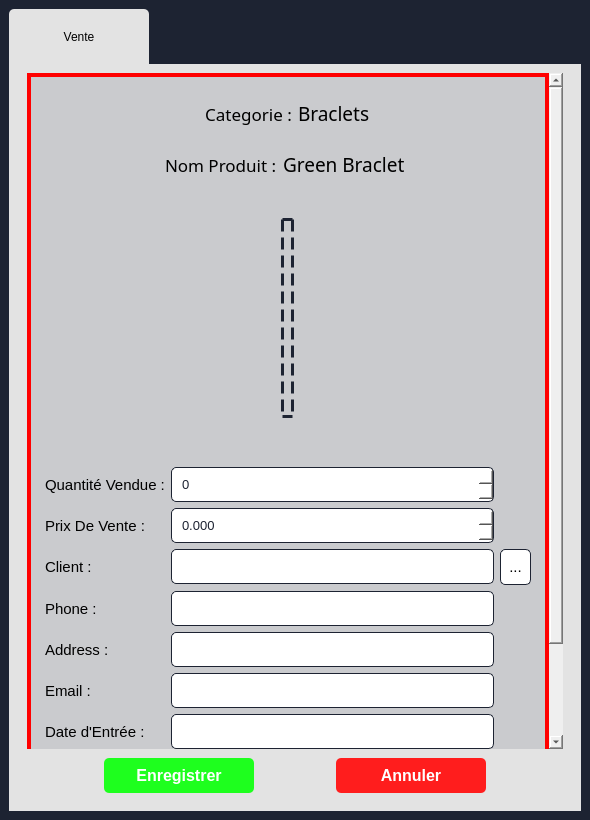
<?xml version="1.0" encoding="UTF-8"?>
<ui version="4.0">
 <class>Dialog</class>
 <widget class="QDialog" name="Dialog">
  <property name="geometry">
   <rect>
    <x>0</x>
    <y>0</y>
    <width>590</width>
    <height>820</height>
   </rect>
  </property>
  <property name="minimumSize">
   <size>
    <width>590</width>
    <height>820</height>
   </size>
  </property>
  <property name="maximumSize">
   <size>
    <width>590</width>
    <height>820</height>
   </size>
  </property>
  <property name="windowTitle">
   <string>Vente</string>
  </property>
  <property name="styleSheet">
   <string notr="true"/>
  </property>
  <property name="sizeGripEnabled">
   <bool>false</bool>
  </property>
  <property name="modal">
   <bool>false</bool>
  </property>
  <layout class="QHBoxLayout" name="horizontalLayout">
   <property name="leftMargin">
    <number>0</number>
   </property>
   <property name="topMargin">
    <number>0</number>
   </property>
   <property name="rightMargin">
    <number>0</number>
   </property>
   <property name="bottomMargin">
    <number>0</number>
   </property>
   <item>
    <widget class="QWidget" name="widget" native="true">
     <property name="styleSheet">
      <string notr="true">*{
border : none;
}

#widget{
background-color: rgb(29, 35, 50)
}

QScrollArea #scrollAreaWidgetContents {
background-color: rgba(29, 33, 50, 45);
border: 4px solid red
}

QTabBar::tab {
background-color: rgb(227, 227, 227);
width: 120px;
height: 55px;
padding-left: 10px;
padding-right : 10px;
border-top-left-radius: 5px;
border-top-right-radius: 5px; 
font: 63 18pt &quot;Bahnschrift SemiBold Condensed&quot;;
margin-right: 5px
}

#tab{
background-color: rgb(227, 227, 227)
}

QPushButton, QLineEdit, QSpinBox, QDoubleSpinBox, QPlainTextEdit{
padding: 8px;
background-color: white;
color: rgb(29, 35, 50);
border-radius: 5px;
}

QLineEdit, QSpinBox, QDoubleSpinBox, QPlainTextEdit{
border: 1px solid rgb(29, 35, 50);
}

QPushButton{
color: white
}

#enregistrerButton{
background-color: rgb(30, 255, 30);

}

#annulerButton{
background-color : rgb(255, 29, 29)
}

#imageLabel{
border: 3px dashed rgb(29, 35, 50);
}

#addClientPushButton{
color:black;
border: 1px solid rgb(29, 35, 50);
}


</string>
     </property>
     <layout class="QVBoxLayout" name="verticalLayout_2">
      <item>
       <widget class="QTabWidget" name="tabWidget">
        <property name="currentIndex">
         <number>0</number>
        </property>
        <property name="iconSize">
         <size>
          <width>40</width>
          <height>40</height>
         </size>
        </property>
        <widget class="QWidget" name="tab">
         <property name="styleSheet">
          <string notr="true"/>
         </property>
         <attribute name="icon">
          <iconset>
           <normaloff>../pictures/requisition.png</normaloff>../pictures/requisition.png</iconset>
         </attribute>
         <attribute name="title">
          <string>Vente</string>
         </attribute>
         <layout class="QVBoxLayout" name="verticalLayout" stretch="1,0">
          <property name="spacing">
           <number>0</number>
          </property>
          <item>
           <widget class="QWidget" name="widget_4" native="true">
            <property name="styleSheet">
             <string notr="true"/>
            </property>
            <layout class="QVBoxLayout" name="verticalLayout_4">
             <property name="topMargin">
              <number>0</number>
             </property>
             <property name="bottomMargin">
              <number>0</number>
             </property>
             <item>
              <widget class="QScrollArea" name="scrollArea">
               <property name="sizePolicy">
                <sizepolicy hsizetype="Minimum" vsizetype="Minimum">
                 <horstretch>0</horstretch>
                 <verstretch>0</verstretch>
                </sizepolicy>
               </property>
               <property name="styleSheet">
                <string notr="true"/>
               </property>
               <property name="widgetResizable">
                <bool>true</bool>
               </property>
               <widget class="QWidget" name="scrollAreaWidgetContents">
                <property name="geometry">
                 <rect>
                  <x>0</x>
                  <y>0</y>
                  <width>501</width>
                  <height>874</height>
                 </rect>
                </property>
                <property name="styleSheet">
                 <string notr="true"/>
                </property>
                <layout class="QVBoxLayout" name="verticalLayout_5" stretch="2,0">
                 <item>
                  <widget class="QWidget" name="widget_3" native="true">
                   <property name="sizePolicy">
                    <sizepolicy hsizetype="Preferred" vsizetype="Preferred">
                     <horstretch>0</horstretch>
                     <verstretch>0</verstretch>
                    </sizepolicy>
                   </property>
                   <property name="layoutDirection">
                    <enum>Qt::LeftToRight</enum>
                   </property>
                   <layout class="QVBoxLayout" name="verticalLayout_6" stretch="0,0,20">
                    <item alignment="Qt::AlignHCenter">
                     <widget class="QWidget" name="widget_8" native="true">
                      <layout class="QHBoxLayout" name="horizontalLayout_4">
                       <item>
                        <widget class="QLabel" name="label_14">
                         <property name="font">
                          <font>
                           <family>Eras Demi ITC</family>
                           <pointsize>13</pointsize>
                          </font>
                         </property>
                         <property name="text">
                          <string>Categorie :</string>
                         </property>
                         <property name="alignment">
                          <set>Qt::AlignCenter</set>
                         </property>
                        </widget>
                       </item>
                       <item>
                        <widget class="QLabel" name="categorieLabel">
                         <property name="font">
                          <font>
                           <family>Eras Bold ITC</family>
                           <pointsize>14</pointsize>
                          </font>
                         </property>
                         <property name="text">
                          <string>Braclets</string>
                         </property>
                        </widget>
                       </item>
                      </layout>
                     </widget>
                    </item>
                    <item alignment="Qt::AlignHCenter">
                     <widget class="QWidget" name="widget_7" native="true">
                      <layout class="QHBoxLayout" name="horizontalLayout_3">
                       <item>
                        <widget class="QLabel" name="label_12">
                         <property name="font">
                          <font>
                           <family>Eras Demi ITC</family>
                           <pointsize>13</pointsize>
                          </font>
                         </property>
                         <property name="text">
                          <string>Nom Produit :</string>
                         </property>
                        </widget>
                       </item>
                       <item>
                        <widget class="QLabel" name="nomProduitLabel">
                         <property name="font">
                          <font>
                           <family>Eras Bold ITC</family>
                           <pointsize>14</pointsize>
                          </font>
                         </property>
                         <property name="text">
                          <string>Green Braclet </string>
                         </property>
                        </widget>
                       </item>
                      </layout>
                     </widget>
                    </item>
                    <item>
                     <widget class="QWidget" name="widget_6" native="true">
                      <property name="sizePolicy">
                       <sizepolicy hsizetype="Ignored" vsizetype="Ignored">
                        <horstretch>0</horstretch>
                        <verstretch>0</verstretch>
                       </sizepolicy>
                      </property>
                      <property name="minimumSize">
                       <size>
                        <width>0</width>
                        <height>250</height>
                       </size>
                      </property>
                      <layout class="QVBoxLayout" name="verticalLayout_3">
                       <item alignment="Qt::AlignHCenter">
                        <widget class="QLabel" name="imageLabel">
                         <property name="sizePolicy">
                          <sizepolicy hsizetype="Preferred" vsizetype="Preferred">
                           <horstretch>0</horstretch>
                           <verstretch>0</verstretch>
                          </sizepolicy>
                         </property>
                         <property name="maximumSize">
                          <size>
                           <width>200</width>
                           <height>200</height>
                          </size>
                         </property>
                         <property name="text">
                          <string/>
                         </property>
                         <property name="pixmap">
                          <pixmap>../pictures/photo.jpg</pixmap>
                         </property>
                         <property name="scaledContents">
                          <bool>true</bool>
                         </property>
                         <property name="alignment">
                          <set>Qt::AlignCenter</set>
                         </property>
                        </widget>
                       </item>
                      </layout>
                     </widget>
                    </item>
                   </layout>
                  </widget>
                 </item>
                 <item>
                  <widget class="QWidget" name="widget_2" native="true">
                   <property name="sizePolicy">
                    <sizepolicy hsizetype="Preferred" vsizetype="Preferred">
                     <horstretch>0</horstretch>
                     <verstretch>0</verstretch>
                    </sizepolicy>
                   </property>
                   <property name="baseSize">
                    <size>
                     <width>0</width>
                     <height>0</height>
                    </size>
                   </property>
                   <layout class="QGridLayout" name="gridLayout">
                    <item row="3" column="1">
                     <widget class="QLineEdit" name="phoneNumberLineEdit">
                      <property name="font">
                       <font>
                        <pointsize>10</pointsize>
                       </font>
                      </property>
                     </widget>
                    </item>
                    <item row="4" column="0">
                     <widget class="QLabel" name="label_21">
                      <property name="font">
                       <font>
                        <pointsize>11</pointsize>
                       </font>
                      </property>
                      <property name="text">
                       <string>Address :</string>
                      </property>
                     </widget>
                    </item>
                    <item row="4" column="1">
                     <widget class="QLineEdit" name="addressLineEdit">
                      <property name="font">
                       <font>
                        <pointsize>10</pointsize>
                       </font>
                      </property>
                     </widget>
                    </item>
                    <item row="5" column="1">
                     <widget class="QLineEdit" name="emailLineEdit">
                      <property name="font">
                       <font>
                        <pointsize>10</pointsize>
                       </font>
                      </property>
                     </widget>
                    </item>
                    <item row="7" column="0">
                     <widget class="QLabel" name="label_24">
                      <property name="font">
                       <font>
                        <pointsize>11</pointsize>
                       </font>
                      </property>
                      <property name="text">
                       <string>Notes :</string>
                      </property>
                     </widget>
                    </item>
                    <item row="6" column="1">
                     <widget class="QLineEdit" name="dateEntreeLineEdit">
                      <property name="font">
                       <font>
                        <pointsize>10</pointsize>
                       </font>
                      </property>
                      <property name="readOnly">
                       <bool>false</bool>
                      </property>
                     </widget>
                    </item>
                    <item row="6" column="0">
                     <widget class="QLabel" name="label_23">
                      <property name="font">
                       <font>
                        <pointsize>11</pointsize>
                       </font>
                      </property>
                      <property name="text">
                       <string>Date d'Entrée :</string>
                      </property>
                     </widget>
                    </item>
                    <item row="7" column="1">
                     <widget class="QPlainTextEdit" name="plainTextEdit">
                      <property name="font">
                       <font>
                        <pointsize>10</pointsize>
                       </font>
                      </property>
                     </widget>
                    </item>
                    <item row="0" column="0">
                     <widget class="QLabel" name="label_7">
                      <property name="font">
                       <font>
                        <pointsize>11</pointsize>
                       </font>
                      </property>
                      <property name="text">
                       <string>Quantité Vendue :</string>
                      </property>
                     </widget>
                    </item>
                    <item row="1" column="1">
                     <widget class="QDoubleSpinBox" name="prixVendueDoubleSpinBox">
                      <property name="font">
                       <font>
                        <pointsize>10</pointsize>
                       </font>
                      </property>
                      <property name="decimals">
                       <number>3</number>
                      </property>
                      <property name="maximum">
                       <double>999999.000000000000000</double>
                      </property>
                     </widget>
                    </item>
                    <item row="2" column="1">
                     <widget class="QLineEdit" name="costumerlineEdit">
                      <property name="font">
                       <font>
                        <pointsize>10</pointsize>
                       </font>
                      </property>
                     </widget>
                    </item>
                    <item row="0" column="1">
                     <widget class="QSpinBox" name="quantiteVendueSpinBox">
                      <property name="font">
                       <font>
                        <pointsize>10</pointsize>
                       </font>
                      </property>
                      <property name="maximum">
                       <number>999999</number>
                      </property>
                     </widget>
                    </item>
                    <item row="2" column="2">
                     <widget class="QPushButton" name="addClientPushButton">
                      <property name="font">
                       <font>
                        <pointsize>11</pointsize>
                        <weight>50</weight>
                        <bold>false</bold>
                       </font>
                      </property>
                      <property name="cursor">
                       <cursorShape>PointingHandCursor</cursorShape>
                      </property>
                      <property name="text">
                       <string>...</string>
                      </property>
                      <property name="iconSize">
                       <size>
                        <width>20</width>
                        <height>20</height>
                       </size>
                      </property>
                     </widget>
                    </item>
                    <item row="2" column="0">
                     <widget class="QLabel" name="label_9">
                      <property name="font">
                       <font>
                        <pointsize>11</pointsize>
                       </font>
                      </property>
                      <property name="text">
                       <string>Client :</string>
                      </property>
                     </widget>
                    </item>
                    <item row="1" column="0">
                     <widget class="QLabel" name="label_8">
                      <property name="font">
                       <font>
                        <pointsize>11</pointsize>
                       </font>
                      </property>
                      <property name="text">
                       <string>Prix De Vente :</string>
                      </property>
                     </widget>
                    </item>
                    <item row="3" column="0">
                     <widget class="QLabel" name="label_22">
                      <property name="font">
                       <font>
                        <pointsize>11</pointsize>
                       </font>
                      </property>
                      <property name="text">
                       <string>Phone :</string>
                      </property>
                     </widget>
                    </item>
                    <item row="5" column="0">
                     <widget class="QLabel" name="label_13">
                      <property name="font">
                       <font>
                        <pointsize>11</pointsize>
                       </font>
                      </property>
                      <property name="text">
                       <string>Email :</string>
                      </property>
                     </widget>
                    </item>
                   </layout>
                  </widget>
                 </item>
                </layout>
               </widget>
              </widget>
             </item>
            </layout>
           </widget>
          </item>
          <item>
           <widget class="QWidget" name="widget_5" native="true">
            <layout class="QHBoxLayout" name="horizontalLayout_2">
             <item>
              <spacer name="horizontalSpacer">
               <property name="orientation">
                <enum>Qt::Horizontal</enum>
               </property>
               <property name="sizeHint" stdset="0">
                <size>
                 <width>40</width>
                 <height>20</height>
                </size>
               </property>
              </spacer>
             </item>
             <item>
              <widget class="QPushButton" name="enregistrerButton">
               <property name="minimumSize">
                <size>
                 <width>150</width>
                 <height>0</height>
                </size>
               </property>
               <property name="font">
                <font>
                 <pointsize>12</pointsize>
                 <weight>75</weight>
                 <bold>true</bold>
                </font>
               </property>
               <property name="cursor">
                <cursorShape>PointingHandCursor</cursorShape>
               </property>
               <property name="text">
                <string>Enregistrer</string>
               </property>
              </widget>
             </item>
             <item>
              <spacer name="horizontalSpacer_3">
               <property name="orientation">
                <enum>Qt::Horizontal</enum>
               </property>
               <property name="sizeHint" stdset="0">
                <size>
                 <width>40</width>
                 <height>20</height>
                </size>
               </property>
              </spacer>
             </item>
             <item>
              <widget class="QPushButton" name="annulerButton">
               <property name="minimumSize">
                <size>
                 <width>150</width>
                 <height>0</height>
                </size>
               </property>
               <property name="font">
                <font>
                 <pointsize>12</pointsize>
                 <weight>75</weight>
                 <bold>true</bold>
                </font>
               </property>
               <property name="cursor">
                <cursorShape>PointingHandCursor</cursorShape>
               </property>
               <property name="text">
                <string>Annuler</string>
               </property>
              </widget>
             </item>
             <item>
              <spacer name="horizontalSpacer_2">
               <property name="orientation">
                <enum>Qt::Horizontal</enum>
               </property>
               <property name="sizeHint" stdset="0">
                <size>
                 <width>40</width>
                 <height>20</height>
                </size>
               </property>
              </spacer>
             </item>
            </layout>
           </widget>
          </item>
         </layout>
        </widget>
       </widget>
      </item>
     </layout>
    </widget>
   </item>
  </layout>
 </widget>
 <resources>
  <include location="../interface_images.qrc"/>
 </resources>
 <connections/>
</ui>
